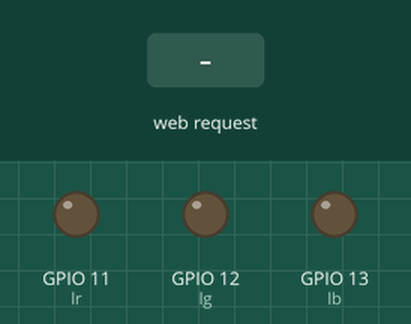
Simulated run of this program. Board: ESP32 board running MicroPython. Parts: output pins drawn as LEDs (lit = HIGH). The test bench sets the inputs (shaded band). WiFi joins after 1.5 s; what the program prints to the serial console is not drawn.

Above: at 3.2 s.
3.3 s: HTTP request GET /liga received
At 4.5 s:
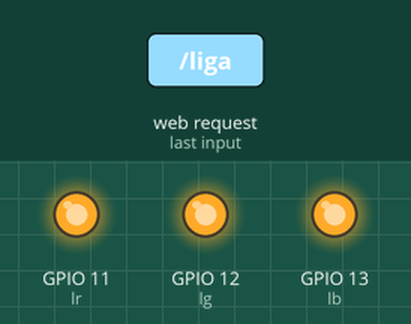
4.8 s: HTTP request GET /desliga received
At 5.7 s:
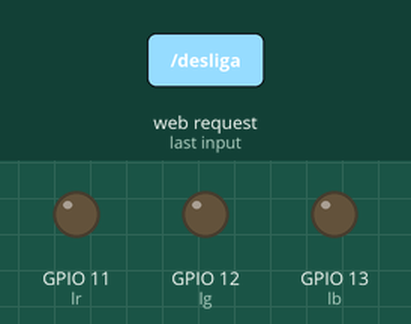
Timing chart, 0 to 7.8 s (numbered marks = the images above; inputs shaded):
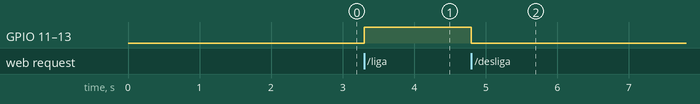

The program:

wifi-server-led.py
```python
from mapeamento import *
import network
import socket
import re
from machine import Pin, PWM
import time

ssid = ''
password = ''

wlan = network.WLAN(network.STA_IF)
wlan.active(True)
wlan.connect(ssid, password)

while not wlan.isconnected():
    print('Tentando conectar...')
    time.sleep(1)

lr = PWM(Pin(A_A), freq=5000, duty=0)
lg = PWM(Pin(A_B), freq=5000, duty=0)
lb = PWM(Pin(A_C), freq=5000, duty=0)

def liga_led(r, g, b):
    lr.duty(r * 1023 // 255)  # 1023 é o máximo valor para PWM no MicroPython
    lg.duty(g * 1023 // 255)
    lb.duty(b * 1023 // 255)

pagina = """
<!DOCTYPE html>
<html lang="pt-br">
<head>
    <meta charset="UTF-8">
    <meta http-equiv="X-UA-Compatible" content="IE=edge">
    <meta name="viewport" content="width=device-width, initial-scale=1.0">
    <title>Escolha a cor do quadro</title>
    <style>
         body{
             background-color: bisque;
             display: flex;
             flex-direction: column;
             text-align: center;
         }

         input{
             width: 150px;
             height: 100px;
         }

         button{
             font-size: 16px;
             width: 50px;
         }

    </style>
</head>
<body>
    <div>
    <h1>Ligue e desligue</h1>
    <button id="liga">ON</button>
    <button id="desliga">OFF</button>
    <h1>Escolha uma cor</h1>
    <input type="color" id="cor">
    </div>

    <script>
        const fazRequisicao = function(url){
            console.log(url);
            let request = new XMLHttpRequest();
            request.open("GET", url, true);
            request.send();
        }

        document.getElementById("liga").addEventListener("click", function(){fazRequisicao("/liga");});
        document.getElementById("desliga").addEventListener("click", function(){fazRequisicao("/desliga");});
        document.getElementById("cor").addEventListener("change", function(){
            let corHexa = cor.value.toString().substring(1); // tira o #
            let r = parseInt(corHexa.substring(0,2),16);
            let g = parseInt(corHexa.substring(2,4),16);
            let b = parseInt(corHexa.substring(4,6),16);
            fazRequisicao(`/cor?r=${r}&g=${g}&b=${b}`);
        });
    </script>
</body>
</html>
"""

def lidar_requisicao(cliente):
    request = cliente.recv(1024)
    response = "HTTP/1.1 200 OK\r\nContent-Type: text/html\r\n\r\n"

    path = str(request).split(" ")[1]

    if path == "/":
        response +=  pagina
    elif path.startswith("/cor"):
        match = re.search(r"r=(\d+)&g=(\d+)&b=(\d+)", path)
        if match:
            r, g, b = int(match.group(1)), int(match.group(2)), int(match.group(3))
            liga_led(r, g, b)
    elif path == "/liga":
        liga_led(255, 255, 255)
    elif path == "/desliga":
        liga_led(0, 0, 0)

    cliente.send(response)
    cliente.close()

addr = wlan.ifconfig()[0]
server = socket.socket(socket.AF_INET, socket.SOCK_STREAM)
server.bind((addr, 80))
server.listen(5)

print("Servidor HTTP rodando em", addr)

while True:
    cliente, addr = server.accept()
    lidar_requisicao(cliente)
```

mapeamento.py
```python
C_0 = 8
C_1 = 9
A_0 = 1
A_1 = 2
A_2 = 3
A_3 = 4
A_4 = 5
A_5 = 6
A_6 = 7
A_7 = 10
A_8 = 14
A_9 = 15
A_A = 11
A_B = 12
A_C = 13
B_0 = 1
B_1 = 2
B_2 = 3
B_3 = 4
B_5 = 6
B_6 = 7
B_7 = 10
B_8 = 14
B_A = 11
B_B = 12
D_0 = 44
D_1 = 43
D_2 = 42
D_3 = 41
D_4 = 40
D_5 = 39
D_6 = 38
D_7 = 37
D_8 = 36
D_9 = 35
D_A = 33
D_B = 26
D_C = 21
D_D = 18
E_2 = 42
E_3 = 41
E_4 = 40
E_5 = 39
E_6 = 38
E_9 = 25
```

Measured:
- after the input at 3.3 s, GPIO 11 (lr), GPIO 12 (lg), GPIO 13 (lb): LOW → HIGH at once
- after the input at 4.8 s, GPIO 11 (lr), GPIO 12 (lg), GPIO 13 (lb): HIGH → LOW at once
